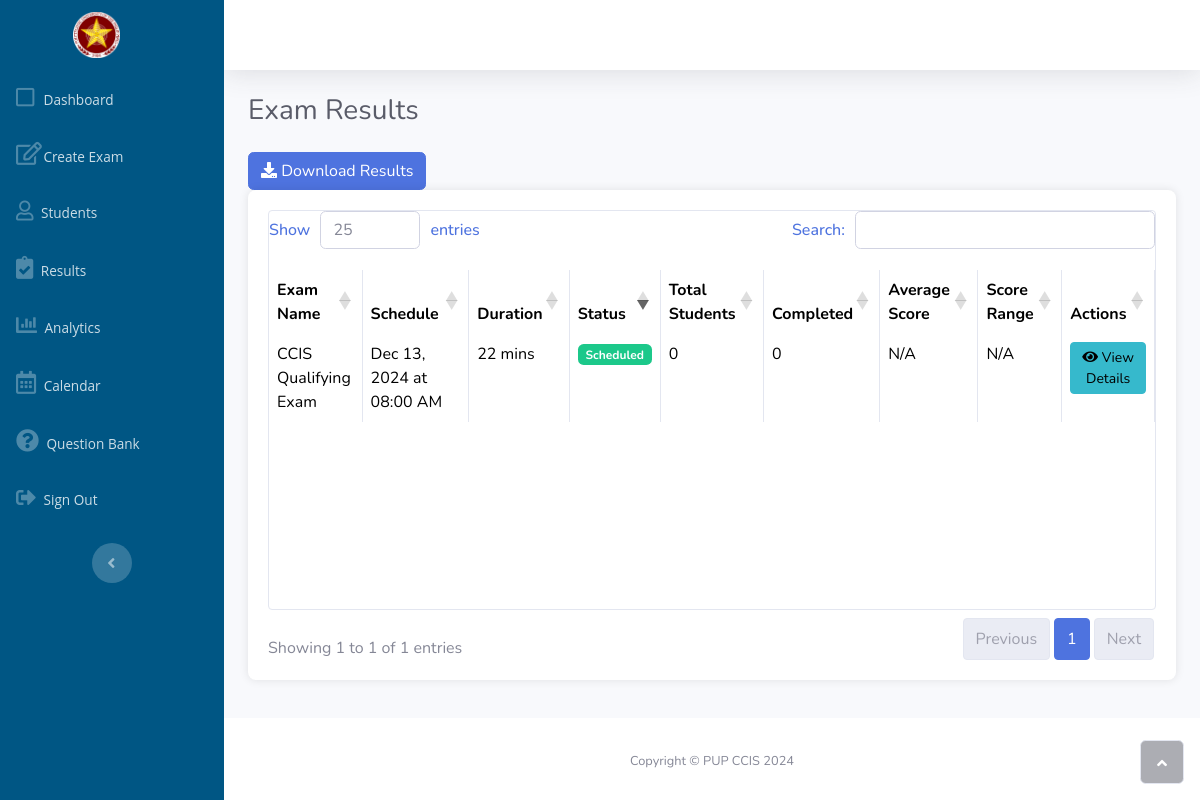
Screenshot of /admin/result.php (signed in) with the database file from the repository.
### tables this page shows
CREATE TABLE `exams` (
  `exam_id` int NOT NULL,
  `exam_name` varchar(255) NOT NULL,
  `description` text,
  `duration` varchar(50) NOT NULL,
  `status` enum('unscheduled','scheduled','completed') NOT NULL DEFAULT 'unscheduled',
  `created_at` timestamp NULL DEFAULT CURRENT_TIMESTAMP,
  `folder_id` int DEFAULT NULL,
  `student_type` enum('tech','non-tech') DEFAULT NULL,
  `student_year` year DEFAULT NULL,
  `exam_date` date DEFAULT NULL,
  `exam_time` time DEFAULT NULL
);

### admin/result.php (the view, shortened to what this page needs)
<?php
require_once '../config/config.php';
$query = "SELECT
    e.exam_id,
    e.exam_name,
    e.exam_date,
    e.exam_time,
    e.duration,
    e.status,
    COUNT(DISTINCT ea.student_id) as total_students,
    COUNT(DISTINCT er.student_id) as completed_exams,
    ROUND(AVG(er.score), 2) as average_score,
    MIN(er.score) as lowest_score,
    MAX(er.score) as highest_score
FROM
    exams e
    LEFT JOIN exam_assignments ea ON e.exam_id = ea.exam_id
    LEFT JOIN exam_results er ON e.exam_id = er.exam_id
GROUP BY
    e.exam_id, e.exam_name, e.exam_date, e.exam_time, e.duration, e.status
ORDER BY
    e.exam_date DESC, e.exam_time DESC";
$result = $conn->query($query);
function formatSchedule($date, $time) {
    return date('M d, Y', strtotime($date)) . ' at ' . date('h:i A', strtotime($time));
}
?>
<!DOCTYPE html>
<html lang="en">
<head>
    <link rel="stylesheet" href="assets/bootstrap/css/bootstrap.min.css">
    <link rel="stylesheet" href="https://cdn.datatables.net/1.10.22/css/dataTables.bootstrap4.min.css">
    <link rel="stylesheet" href="assets/fonts/fontawesome-all.min.css">
    <link rel="stylesheet" href="assets/css/styles.min.css">
</head>
<body id="page-top">
    <div id="wrapper">
        <?php include 'sidebar.php'; ?>
        <div id="content-wrapper" class="d-flex flex-column">
            <div id="content">
                <nav class="navbar navbar-expand bg-white shadow mb-4 topbar static-top navbar-light">
                </nav>
                <div class="container-fluid">
                    <h1 class="h3 mb-4 text-gray-800">Exam Results</h1>
                    <div class="download-buttons">
                        <button type="button" class="btn btn-primary" data-bs-toggle="modal" data-bs-target="#downloadModal">
                            <i class="fas fa-download"></i> Download Results
                        </button>
                    </div>
                    <div class="table-card">
                        <div class="table-responsive">
                            <table id="resultsTable" class="table table-bordered" width="100%" cellspacing="0">
                                <thead>
                                    <tr>
                                        <th>Exam Name</th>
                                        <th>Schedule</th>
                                        <th>Duration</th>
                                        <th>Status</th>
                                        <th>Total Students</th>
                                        <th>Completed</th>
                                        <th>Average Score</th>
                                        <th>Score Range</th>
                                        <th>Actions</th>
                                    </tr>
                                </thead>
                                <tbody>
                                    <?php while ($row = $result->fetch_assoc()): ?>
                                        <tr>
                                            <td><?php echo htmlspecialchars($row['exam_name']); ?></td>
                                            <td><?php echo formatSchedule($row['exam_date'], $row['exam_time']); ?></td>
                                            <td><?php echo $row['duration']; ?> mins</td>
                                            <td>
                                                <span class="badge bg-<?php echo $row['status'] === 'scheduled' ? 'success' : 'warning'; ?>">
                                                    <?php echo ucfirst($row['status']); ?>
                                                </span>
                                            </td>
                                            <td><?php echo $row['total_students']; ?></td>
                                            <td><?php echo $row['completed_exams']; ?></td>
                                            <td><?php echo $row['average_score'] ? $row['average_score'] . '%' : 'N/A'; ?></td>
                                            <td>
                                                <?php if ($row['lowest_score'] !== null && $row['highest_score'] !== null): ?>
                                                    <?php echo $row['lowest_score'] . '% - ' . $row['highest_score'] . '%'; ?>
                                                <?php else: ?>
                                                    N/A
                                                <?php endif; ?>
                                            </td>
                                            <td>
                                                <a href="view_exam_results.php?exam_id=<?php echo $row['exam_id']; ?>"
                                                   class="btn btn-info btn-sm">
                                                    <i class="fas fa-eye"></i> View Details
                                                </a>
                                            </td>
                                        </tr>
                                    <?php endwhile; ?>
                                </tbody>
                            </table>
                        </div>
                    </div>
                </div>
            </div>
            <?php include 'footer.php'; ?>
        </div>
    </div>
</body>
</html>

### admin/result.php (style rules this page uses)
.table-card { background: white; padding: 20px; border-radius: 8px; box-shadow: 0 0 10px rgba(0,0,0,0.1); margin-bottom: 20px; position: relative; padding-bottom: 60px; }
.table-responsive { height: 400px; overflow-y: auto; border: 1px solid #e3e6f0; border-radius: 4px; margin-bottom: 10px; }
.table thead th { position: sticky; top: 0; background: white; z-index: 1; }

### rows the page displays
exams: exam_name "CCIS Qualifying Exam", formatSchedule($row['exam_date'], $row['exam_time']) "Dec 13, 2024 at 08:00 AM", duration "22", status "Scheduled", total_students "0", completed_exams "0"
